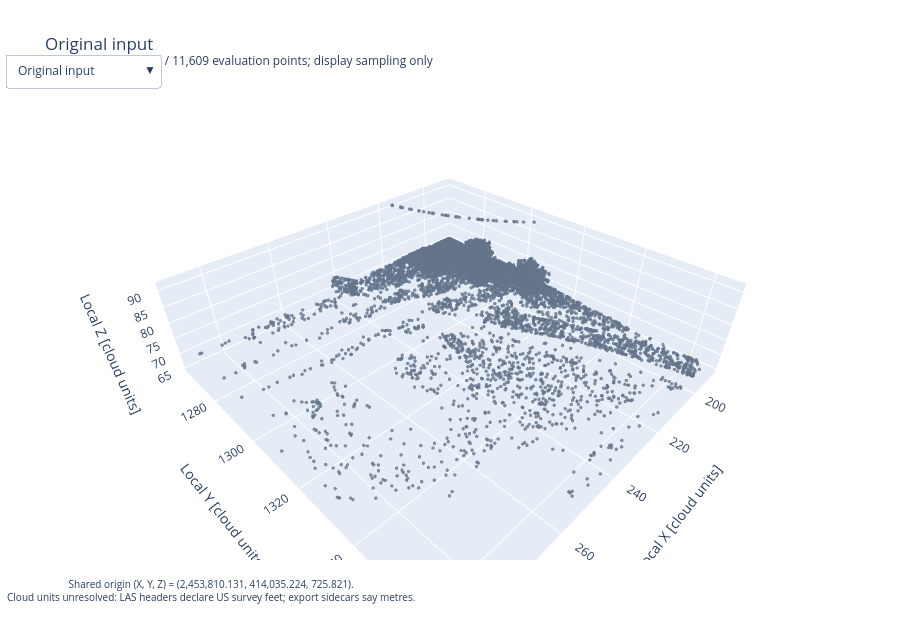

Notebook cell for this chart:
### Markdown cell above
## 7. Rotate a manageable 3D view

The 3D view uses at most 12,000 evaluation points, with the same point selection across methods. Use the dropdown to switch methods, drag to rotate, and scroll to zoom. It retains fixed coordinate ranges and class colors. Static top-down views and sections above remain available even if your notebook renderer does not display Plotly.

VS Code supports the [Plotly notebook renderer](https://plotly.com/python/renderers/). If the 3D output is blocked, trust this local notebook or rerun this cell with the selected kernel. No widgets package or separate web service is required.

### Code cell
figure_3d = view.interactive_3d(region, saved_results, max_display_points=12_000)
if figure_3d is not None:
    figure_3d.show(renderer="plotly_mimetype")

### Figure 1 — Plotly figure (JSON) as saved in the notebook; plotly's stock layout.template omitted (floating-point values rounded to 4 significant figures; data arrays with more than 128 entries replaced by an {"elided": "..."} marker saying what was removed)
{"data": [{"hovertemplate": "Local X %{x:.3f}<br>Local Y %{y:.3f}<br>Local Z %{z:.3f}<extra>Original</extra>", "marker": {"color": "#64748b", "opacity": 0.8, "size": 2}, "mode": "markers", "name": "Original", "type": "scatter3d", "visible": true, "x": {"elided": "11609 float values"}, "y": {"elided": "11609 float values"}, "z": {"elided": "11609 float values"}}, {"hovertemplate": "Local X %{x:.3f}<br>Local Y %{y:.3f}<br>Local Z %{z:.3f}<extra>Ground</extra>", "marker": {"color": "#15803d", "opacity": 0.8, "size": 2}, "mode": "markers", "name": "Ground", "type": "scatter3d", "visible": false, "x": {"elided": "7890 float values"}, "y": {"elided": "7890 float values"}, "z": {"elided": "7890 float values"}}, {"hovertemplate": "Local X %{x:.3f}<br>Local Y %{y:.3f}<br>Local Z %{z:.3f}<extra>Non-ground</extra>", "marker": {"color": "#c2410c", "opacity": 0.8, "size": 2}, "mode": "markers", "name": "Non-ground", "type": "scatter3d", "visible": false, "x": {"elided": "3719 float values"}, "y": {"elided": "3719 float values"}, "z": {"elided": "3719 float values"}}, {"hovertemplate": "Local X %{x:.3f}<br>Local Y %{y:.3f}<br>Local Z %{z:.3f}<extra>Ground</extra>", "marker": {"color": "#15803d", "opacity": 0.8, "size": 2}, "mode": "markers", "name": "Ground", "type": "scatter3d", "visible": false, "x": {"elided": "7055 float values"}, "y": {"elided": "7055 float values"}, "z": {"elided": "7055 float values"}}, {"hovertemplate": "Local X %{x:.3f}<br>Local Y %{y:.3f}<br>Local Z %{z:.3f}<extra>Non-ground</extra>", "marker": {"color": "#c2410c", "opacity": 0.8, "size": 2}, "mode": "markers", "name": "Non-ground", "type": "scatter3d", "visible": false, "x": {"elided": "4554 float values"}, "y": {"elided": "4554 float values"}, "z": {"elided": "4554 float values"}}, {"hovertemplate": "Local X %{x:.3f}<br>Local Y %{y:.3f}<br>Local Z %{z:.3f}<extra>Ground</extra>", "marker": {"color": "#15803d", "opacity": 0.8, "size": 2}, "mode": "markers", "name": "Ground", "type": "scatter3d", "visible": false, "x": {"elided": "7566 float values"}, "y": {"elided": "7566 float values"}, "z": {"elided": "7566 float values"}}, {"hovertemplate": "Local X %{x:.3f}<br>Local Y %{y:.3f}<br>Local Z %{z:.3f}<extra>Non-ground</extra>", "marker": {"color": "#c2410c", "opacity": 0.8, "size": 2}, "mode": "markers", "name": "Non-ground", "type": "scatter3d", "visible": false, "x": {"elided": "4043 float values"}, "y": {"elided": "4043 float values"}, "z": {"elided": "4043 float values"}}], "layout": {"annotations": [{"font": {"size": 10}, "showarrow": false, "text": "Shared origin (X, Y, Z) = (2,453,810.131, 414,035.224, 725.821).<br>Cloud units unresolved: LAS headers declare US survey feet; export sidecars say metres.", "x": 0, "xanchor": "left", "xref": "paper", "y": -0.1, "yref": "paper"}], "height": 620, "legend": {"x": 0.85, "y": 1}, "margin": {"b": 60, "l": 5, "r": 5, "t": 100}, "scene": {"aspectmode": "data", "xaxis": {"range": [187.5, 291.5], "title": {"text": "Local X [cloud units]"}}, "yaxis": {"range": [1263.0, 1367.0], "title": {"text": "Local Y [cloud units]"}}, "zaxis": {"range": [63.73, 92.37], "title": {"text": "Local Z [cloud units]"}}}, "title": {"text": "Original input<br><sup>11,609 display points / 11,609 evaluation points; display sampling only</sup>"}, "uirevision": "shared-ground-region", "updatemenus": [{"buttons": [{"args": [{"visible": [true, false, false, false, false, false, false]}, {"title": {"text": "Original input<br><sup>11,609 display points / 11,609 evaluation points; display sampling only</sup>"}}], "label": "Original input", "method": "update"}, {"args": [{"visible": [false, true, true, false, false, false, false]}, {"title": {"text": "Baseline (saved)<br><sup>11,609 display points / 11,609 evaluation points; display sampling only</sup>"}}], "label": "Baseline (saved)", "method": "update"}, {"args": [{"visible": [false, false, false, true, true, false, false]}, {"title": {"text": "CSF previous (saved)<br><sup>11,609 display points / 11,609 evaluation points; display sampling only</sup>"}}], "label": "CSF previous (saved)", "method": "update"}, {"args": [{"visible": [false, false, false, false, false, true, true]}, {"title": {"text": "CSF current (saved)<br><sup>11,609 display points / 11,609 evaluation points; display sampling only</sup>"}}], "label": "CSF current (saved)", "method": "update"}], "direction": "down", "x": 0, "xanchor": "left", "y": 1.1, "yanchor": "top"}]}}
